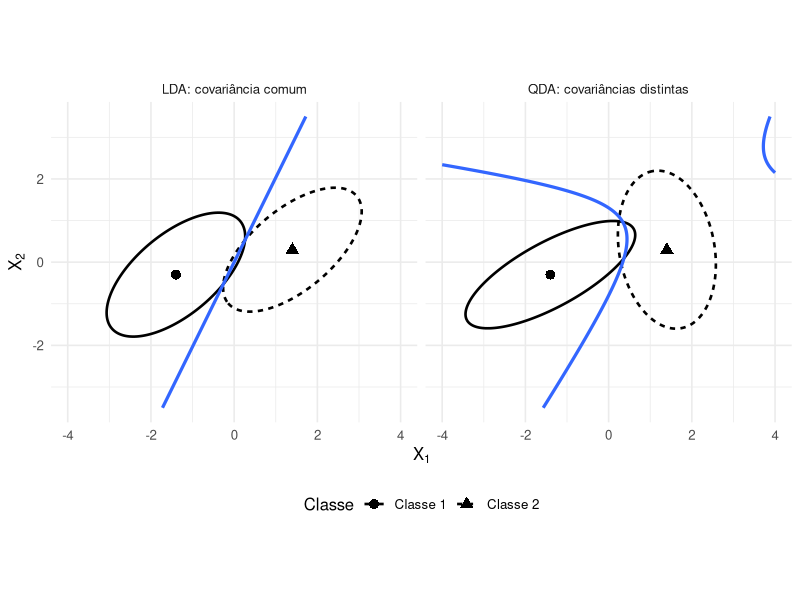
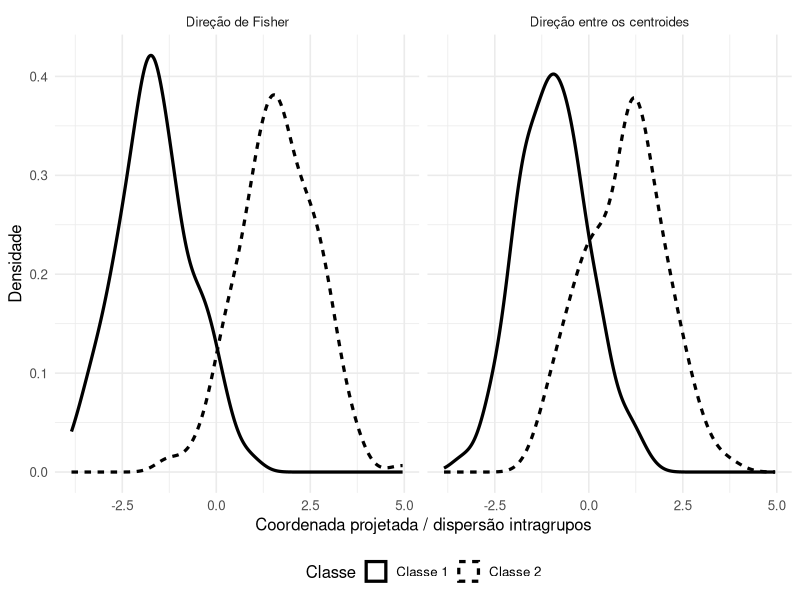
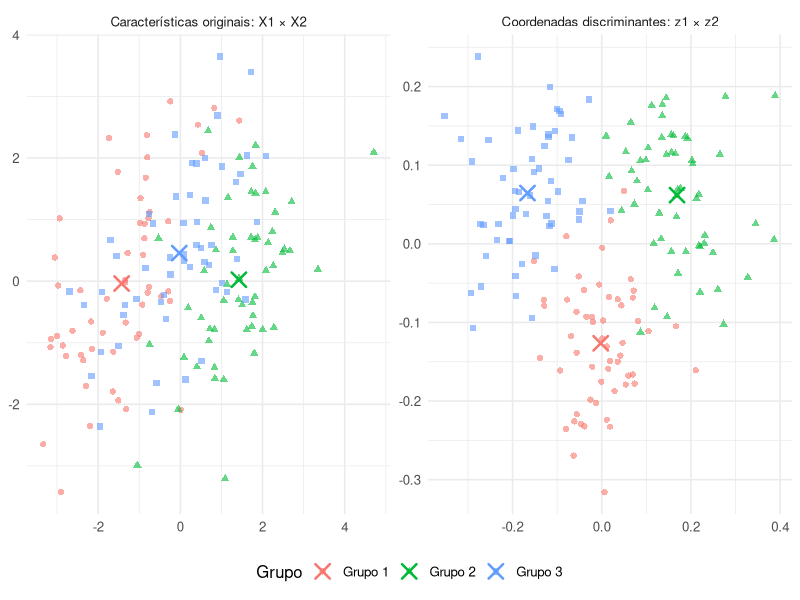

Reproduce these figures in R, in order.
## ---- chunk 1
#| label: fig-fronteiras-lda-qda
#| echo: false
#| warning: false
#| message: false
#| fig-cap: "Fronteiras de decisão para duas populações normais. As elipses delimitam regiões de concentração de 75%. Com covariância comum, a LDA produz uma fronteira linear; com covariâncias distintas, a QDA pode produzir uma fronteira quadrática."
#| fig-width: 10
#| fig-height: 5
#| fig-align: center

library(ggplot2)

delta_lda <- function(X, mu, Sigma, prior = 0.5) {
  Sigma_inv <- solve(Sigma)

  as.vector(
    X %*% Sigma_inv %*% mu
  ) -
    0.5 *
    as.numeric(
      t(mu) %*% Sigma_inv %*% mu
    ) +
    log(prior)
}

delta_qda <- function(X, mu, Sigma, prior = 0.5) {
  Sigma_inv <- solve(Sigma)

  D <- sweep(
    X,
    2,
    mu,
    "-"
  )

  quadratica <- rowSums(
    (D %*% Sigma_inv) * D
  )

  -0.5 * log(det(Sigma)) -
    0.5 * quadratica +
    log(prior)
}

elipse_normal <- function(
  mu,
  Sigma,
  classe,
  cenario,
  prob = 0.75,
  n = 250
) {
  decomposicao <- eigen(
    Sigma,
    symmetric = TRUE
  )

  angulo <- seq(
    0,
    2 * pi,
    length.out = n
  )

  circulo <- cbind(
    cos(angulo),
    sin(angulo)
  )

  raio <- sqrt(
    qchisq(
      prob,
      df = 2
    )
  )

  transformacao <- decomposicao$vectors %*%
    diag(
      sqrt(
        decomposicao$values
      )
    )

  pontos <- raio *
    circulo %*%
    t(transformacao)

  pontos <- sweep(
    pontos,
    2,
    mu,
    "+"
  )

  data.frame(
    x1 = pontos[, 1],
    x2 = pontos[, 2],
    classe = classe,
    cenario = cenario
  )
}

mu_1 <- c(
  -1.4,
  -0.3
)

mu_2 <- c(
  1.4,
  0.3
)

Sigma_comum <- matrix(
  c(
    1.0, 0.55,
    0.55, 0.8
  ),
  nrow = 2,
  byrow = TRUE
)

Sigma_1 <- matrix(
  c(
    1.5, 0.7,
    0.7, 0.6
  ),
  nrow = 2,
  byrow = TRUE
)

Sigma_2 <- matrix(
  c(
    0.5, -0.15,
    -0.15, 1.3
  ),
  nrow = 2,
  byrow = TRUE
)

grade_base <- expand.grid(
  x1 = seq(
    -4,
    4,
    length.out = 220
  ),
  x2 = seq(
    -3.5,
    3.5,
    length.out = 220
  )
)

X_grade <- as.matrix(
  grade_base[
    c(
      "x1",
      "x2"
    )
  ]
)

grade_lda <- grade_base

grade_lda$diferenca <-
  delta_lda(
    X_grade,
    mu_1,
    Sigma_comum
  ) -
  delta_lda(
    X_grade,
    mu_2,
    Sigma_comum
  )

grade_lda$cenario <-
  "LDA: covariância comum"

grade_qda <- grade_base

grade_qda$diferenca <-
  delta_qda(
    X_grade,
    mu_1,
    Sigma_1
  ) -
  delta_qda(
    X_grade,
    mu_2,
    Sigma_2
  )

grade_qda$cenario <-
  "QDA: covariâncias distintas"

grade <- rbind(
  grade_lda,
  grade_qda
)

elipses <- rbind(
  elipse_normal(
    mu_1,
    Sigma_comum,
    "Classe 1",
    "LDA: covariância comum"
  ),
  elipse_normal(
    mu_2,
    Sigma_comum,
    "Classe 2",
    "LDA: covariância comum"
  ),
  elipse_normal(
    mu_1,
    Sigma_1,
    "Classe 1",
    "QDA: covariâncias distintas"
  ),
  elipse_normal(
    mu_2,
    Sigma_2,
    "Classe 2",
    "QDA: covariâncias distintas"
  )
)

centros <- rbind(
  data.frame(
    x1 = c(
      mu_1[1],
      mu_2[1]
    ),
    x2 = c(
      mu_1[2],
      mu_2[2]
    ),
    classe = c(
      "Classe 1",
      "Classe 2"
    ),
    cenario =
      "LDA: covariância comum"
  ),
  data.frame(
    x1 = c(
      mu_1[1],
      mu_2[1]
    ),
    x2 = c(
      mu_1[2],
      mu_2[2]
    ),
    classe = c(
      "Classe 1",
      "Classe 2"
    ),
    cenario =
      "QDA: covariâncias distintas"
  )
)

ggplot() +
  geom_path(
    data = elipses,
    aes(
      x = x1,
      y = x2,
      linetype = classe,
      group = interaction(
        classe,
        cenario
      )
    ),
    linewidth = 0.9
  ) +
  geom_point(
    data = centros,
    aes(
      x = x1,
      y = x2,
      shape = classe
    ),
    size = 3
  ) +
  geom_contour(
    data = grade,
    aes(
      x = x1,
      y = x2,
      z = diferenca
    ),
    breaks = 0,
    linewidth = 1.1,
    show.legend = FALSE
  ) +
  facet_wrap(
    ~ cenario
  ) +
  coord_equal() +
  labs(
    x = expression(X[1]),
    y = expression(X[2]),
    linetype = "Classe",
    shape = "Classe"
  ) +
  theme_minimal(
    base_size = 12
  ) +
  theme(
    legend.position = "bottom"
  )
## ---- chunk 2
#| label: fig-projecoes-fisher
#| echo: false
#| warning: false
#| message: false
#| fig-cap: "Projeção das mesmas duas classes na direção que une os centroides e na direção de Fisher. A direção discriminante aumenta a separação entre os grupos relativamente à dispersão intragrupos."
#| fig-width: 10
#| fig-height: 5
#| fig-align: center

library(ggplot2)

rmvnorm_base <- function(
  n,
  mu,
  Sigma
) {
  p <- length(mu)

  Z <- matrix(
    rnorm(
      n * p
    ),
    nrow = n,
    ncol = p
  )

  X <- Z %*%
    chol(Sigma)

  sweep(
    X,
    2,
    mu,
    "+"
  )
}

padroniza_intra <- function(
  z,
  grupo
) {
  medias_grupo <- ave(
    z,
    grupo
  )

  variancia_intra <-
    sum(
      (z - medias_grupo)^2
    ) /
    (
      length(z) -
        length(
          unique(grupo)
        )
    )

  (
    z - mean(z)
  ) /
    sqrt(
      variancia_intra
    )
}

set.seed(2026)

mu_1 <- c(
  -1.5,
  -0.5
)

mu_2 <- c(
  1.5,
  0.5
)

Sigma <- matrix(
  c(
    2.0, 1.4,
    1.4, 1.2
  ),
  nrow = 2,
  byrow = TRUE
)

n <- 180

X_1 <- rmvnorm_base(
  n,
  mu_1,
  Sigma
)

X_2 <- rmvnorm_base(
  n,
  mu_2,
  Sigma
)

X <- rbind(
  X_1,
  X_2
)

grupo <- factor(
  rep(
    c(
      "Classe 1",
      "Classe 2"
    ),
    each = n
  )
)

media_1 <- colMeans(
  X_1
)

media_2 <- colMeans(
  X_2
)

d <- media_2 - media_1

D_1 <- sweep(
  X_1,
  2,
  media_1,
  "-"
)

D_2 <- sweep(
  X_2,
  2,
  media_2,
  "-"
)

T_intra <- crossprod(
  D_1
) +
  crossprod(
    D_2
  )

a_centroides <- d /
  sqrt(
    sum(
      d^2
    )
  )

a_fisher <- solve(
  T_intra,
  d
)

a_fisher <- a_fisher /
  sqrt(
    as.numeric(
      t(a_fisher) %*%
        T_intra %*%
        a_fisher
    )
  )

z_centroides <- as.vector(
  X %*%
    a_centroides
)

z_fisher <- as.vector(
  X %*%
    a_fisher
)

dados_projecao <- rbind(
  data.frame(
    escore = padroniza_intra(
      z_centroides,
      grupo
    ),
    grupo = grupo,
    direcao =
      "Direção entre os centroides"
  ),
  data.frame(
    escore = padroniza_intra(
      z_fisher,
      grupo
    ),
    grupo = grupo,
    direcao =
      "Direção de Fisher"
  )
)

ggplot(
  dados_projecao,
  aes(
    x = escore,
    linetype = grupo
  )
) +
  geom_density(
    linewidth = 1.1,
    adjust = 1.05
  ) +
  facet_wrap(
    ~ direcao,
    nrow = 1
  ) +
  labs(
    x =
      "Coordenada projetada / dispersão intragrupos",
    y =
      "Densidade",
    linetype =
      "Classe"
  ) +
  theme_minimal(
    base_size = 12
  ) +
  theme(
    legend.position = "bottom"
  )
## ---- chunk 3
#| label: fig-coordenadas-discriminantes
#| echo: false
#| warning: false
#| message: false
#| fig-cap: "Representação de três grupos em duas características originais e nas duas coordenadas discriminantes de Fisher. As coordenadas são construídas especificamente para representar a separação entre os grupos."
#| fig-width: 10
#| fig-height: 5
#| fig-align: center

library(ggplot2)

rmvnorm_base <- function(
  n,
  mu,
  Sigma
) {
  p <- length(mu)

  Z <- matrix(
    rnorm(
      n * p
    ),
    nrow = n,
    ncol = p
  )

  X <- Z %*%
    chol(Sigma)

  sweep(
    X,
    2,
    mu,
    "+"
  )
}

set.seed(2027)

Sigma <- matrix(
  c(
    1.2, 0.7, 0.2,
    0.7, 1.8, 0.1,
    0.2, 0.1, 0.7
  ),
  nrow = 3,
  byrow = TRUE
)

medias <- list(
  c(
    -1.6,
    0.0,
    -0.8
  ),
  c(
    1.6,
    0.0,
    -0.8
  ),
  c(
    0.0,
    0.3,
    1.8
  )
)

n_grupo <- 55

X_lista <- lapply(
  medias,
  function(mu) {
    rmvnorm_base(
      n_grupo,
      mu,
      Sigma
    )
  }
)

X <- do.call(
  rbind,
  X_lista
)

grupo <- factor(
  rep(
    c(
      "Grupo 1",
      "Grupo 2",
      "Grupo 3"
    ),
    each = n_grupo
  )
)

media_global <- colMeans(
  X
)

T_intra <- matrix(
  0,
  nrow = 3,
  ncol = 3
)

T_entre <- matrix(
  0,
  nrow = 3,
  ncol = 3
)

for (
  g in levels(grupo)
) {
  X_g <- X[
    grupo == g,
    ,
    drop = FALSE
  ]

  media_g <- colMeans(
    X_g
  )

  D_g <- sweep(
    X_g,
    2,
    media_g,
    "-"
  )

  T_intra <- T_intra +
    crossprod(
      D_g
    )

  d_g <- matrix(
    media_g -
      media_global,
    ncol = 1
  )

  T_entre <- T_entre +
    nrow(X_g) *
    (
      d_g %*%
        t(d_g)
    )
}

decomp_intra <- eigen(
  T_intra,
  symmetric = TRUE
)

T_intra_menos_meio <-
  decomp_intra$vectors %*%
  diag(
    1 /
      sqrt(
        decomp_intra$values
      )
  ) %*%
  t(
    decomp_intra$vectors
  )

K_F <-
  T_intra_menos_meio %*%
  T_entre %*%
  T_intra_menos_meio

decomp_fisher <- eigen(
  K_F,
  symmetric = TRUE
)

r_F <- sum(
  decomp_fisher$values >
    1e-10
)

U_F <- decomp_fisher$vectors[
  ,
  seq_len(r_F),
  drop = FALSE
]

A <- T_intra_menos_meio %*%
  U_F

X_c <- sweep(
  X,
  2,
  media_global,
  "-"
)

Z <- X_c %*%
  A

dados_original <- data.frame(
  eixo_1 = X[, 1],
  eixo_2 = X[, 2],
  grupo = grupo,
  painel =
    "Características originais: X1 × X2"
)

dados_discriminante <- data.frame(
  eixo_1 = Z[, 1],
  eixo_2 = Z[, 2],
  grupo = grupo,
  painel =
    "Coordenadas discriminantes: z1 × z2"
)

dados_figura <- rbind(
  dados_original,
  dados_discriminante
)

centroides <- aggregate(
  cbind(
    eixo_1,
    eixo_2
  ) ~
    grupo +
    painel,
  data = dados_figura,
  FUN = mean
)

ggplot(
  dados_figura,
  aes(
    x = eixo_1,
    y = eixo_2,
    color = grupo,
    shape = grupo
  )
) +
  geom_point(
    alpha = 0.6,
    size = 1.8
  ) +
  geom_point(
    data = centroides,
    aes(
      x = eixo_1,
      y = eixo_2,
      color = grupo
    ),
    inherit.aes = FALSE,
    shape = 4,
    size = 4,
    stroke = 1.3
  ) +
  facet_wrap(
    ~ painel,
    scales = "free"
  ) +
  labs(
    x = NULL,
    y = NULL,
    color = "Grupo",
    shape = "Grupo"
  ) +
  theme_minimal(
    base_size = 12
  ) +
  theme(
    legend.position = "bottom"
  )
